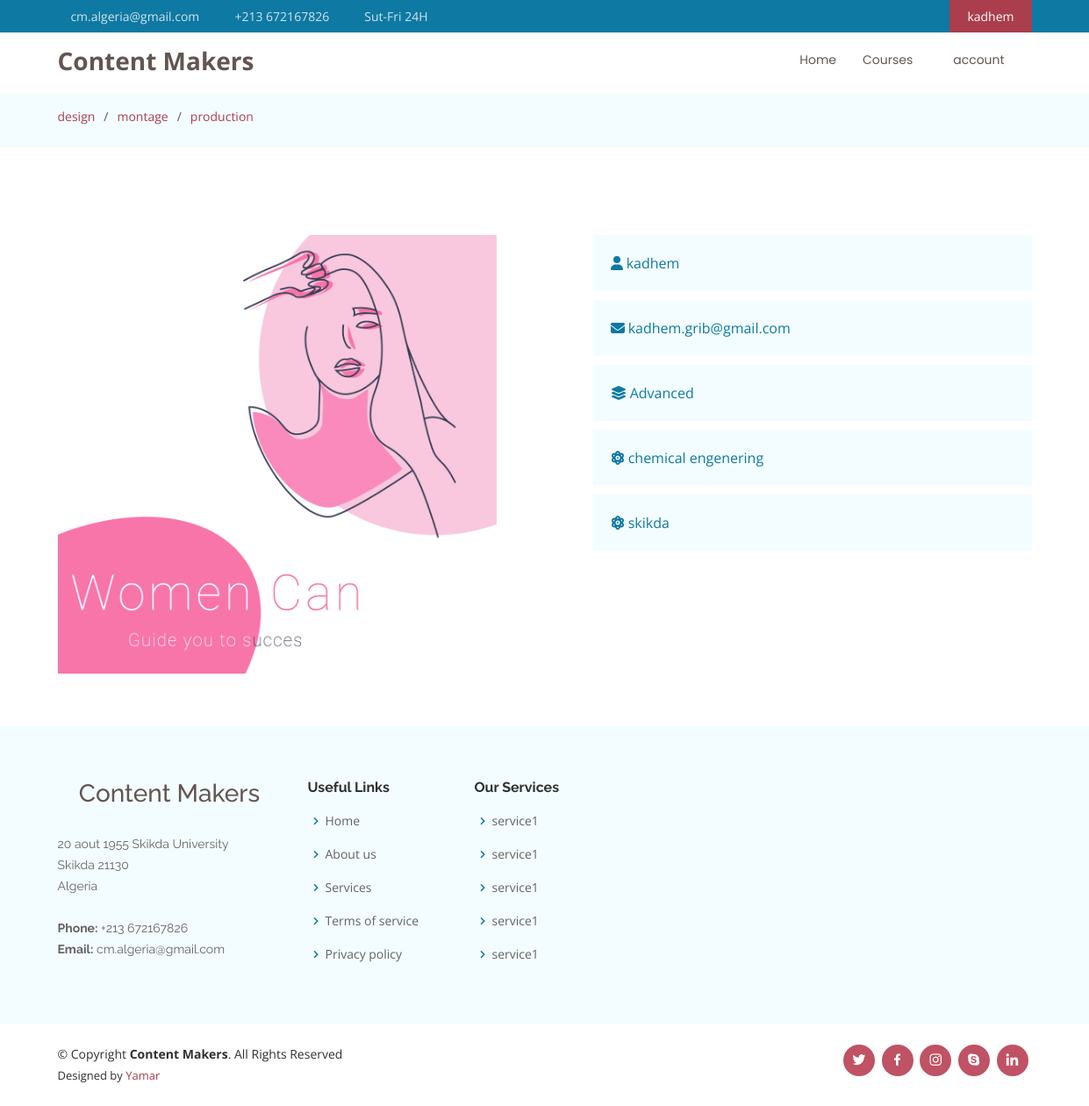
The page /manage/profile/ (signed in) on the database its author committed.
### accounts/models.py (models this page shows, shortened)
class User(AbstractUser):
	is_student = models.BooleanField(default=False)
	is_organizer = models.BooleanField(default=False)
	location = models.ForeignKey(Location , on_delete = models.CASCADE , null=True)

class Student(models.Model):
	LEVELS = [
    ('Beginner', 'Beginner'),
    ('Advanced', 'Advanced'),
    ('Profissional', 'Profissional'),
    ]
	user = models.OneToOneField(User , on_delete=models.CASCADE)
	domain = models.CharField(max_length=70 , null=True)
	level = models.CharField(max_length=70 , choices=LEVELS, default='Beginner')
	profile_image = models.ImageField(upload_to = imageupload , null=True)

class Location(models.Model):
	title = models.CharField(max_length=70 , unique=True)
	def __str__(self):
		return self.title

### courses/models.py (models this page shows, shortened)
class Categorie(models.Model):
	creator = models.ForeignKey(User , on_delete = models.CASCADE)
	title = models.CharField(max_length=60)
	slug = models.SlugField(max_length=70 , null=True , blank=True)
	created_at = models.DateTimeField(auto_now=True)
	update_at = models.DateTimeField(auto_now_add=True)

### courses/views.py (the view)
# urls.py: path('profile/', views.userprofile , name='userprofile'),
@login_required
@student_required
def userprofile(request):
    categories  = Categorie.objects.all()
    student = Student.objects.get(user = request.user)
    context = {
    'student' : student ,
    'categories': categories ,
    }
    return render(request , 'profile.html' , context)

### courses/templates/profile.html (shortened to what this page needs)
{% extends 'header.html' %}
{% load static %}
{% block navbar %}
            <li class="drop-down"><a href="">Courses</a>
            </li>
{% endblock navbar %}
{% block content %}
      	{% block nav %}
      	    <section id="breadcrumbs" class="breadcrumbs">
		      <div class="container">
		        <ol>
		        	{% for categorie in categories %}
		          		<li><a href="{% url 'courses' categorie.slug %}">{{categorie.title}}</a></li>
		          	{% endfor %}
		        </ol>
		      </div>
		    </section>
      	{% endblock nav %}
    {% block head-content %}
    <section>
    	<div class="container">
    		<div class="row">
    			<div class="col-lg-6 prfl-cont">
    				<img src="{{student.profile_image.url}}" class="testimonial-img prfl-img" alt="" data-aos="fade-up" width="500" height="500">
    			</div>
	    		<div class="col-lg-6" id="profile-cont">
	    			<ul style="list-style:none;" class="pro-list">
	    				<li data-aos="fade-up"><i class="fas fa-user"></i> {{student.user.username}}</li>
	    				<li data-aos="fade-up"><i class="fas fa-envelope"></i> {{student.user.email}}</li>
	    				<li data-aos="fade-up"><i class="fas fa-layer-group"></i> {{student.level}}</li>
	    				<li data-aos="fade-up"><i class="fas fa-atom"></i> {{student.domain}}</li>
	    				<li data-aos="fade-up"><i class="fas fa-atom"></i> {{student.user.location}}</li>
	    			</ul>
	    			<br>
	    		</div>
	    	</div>
    	</div>
    </section>
    {% endblock head-content %}
{% endblock%}

### templates/base.html (shortened to what this page needs)
{% load static %}
<!DOCTYPE html>
<html lang="en">
<head>
  <link href="{% static 'assets/vendor/bootstrap/css/bootstrap.min.css' %}" rel="stylesheet">
  <link href="{% static 'assets/vendor/icofont/icofont.min.css' %}" rel="stylesheet">
  <link href="{% static 'assets/vendor/boxicons/css/boxicons.min.css' %}" rel="stylesheet">
  <link href="{% static 'assets/vendor/venobox/venobox.css' %}" rel="stylesheet">
  <link href="{% static 'assets/vendor/owl.carousel/assets/owl.carousel.min.css' %}" rel="stylesheet">
  <link href="{% static 'assets/vendor/aos/aos.css' %}" rel="stylesheet">
  <link href="{% static 'fontawesome_free/css/all.min.css' %}" rel="stylesheet" type="text/css">
  <link href="{% static 'assets/css/custom.css' %}" rel="stylesheet">
  <link href="{% static 'assets/css/style.css' %}" rel="stylesheet">
</head>
<body>
  <section id="topbar" class="d-none d-lg-block">
    <div class="container d-flex">
      <div class="contact-info mr-auto">
        <ul>
          <li><i class="icofont-envelope"></i><a href="mailto:contact@example.com">cm.algeria@gmail.com</a></li>
          <li><i class="icofont-phone"></i> +213 672167826</li>
          <li><i class="icofont-clock-time icofont-flip-horizontal"></i> Sut-Fri 24H</li>
        </ul>
      </div>
      <div class="cta">
        {% if request.user.is_authenticated %}
          {% if request.user.is_student == True %}
            <a href="{% url 'userprofile' %}" class="scrollto">{{request.user.username}}</a>
          {% else %}
            <a href="{% url 'manage' %}" class="scrollto">{{request.user.username}}</a>
          {% endif %}
        {% else%}
          <a href="{% url 'signup' %}" class="scrollto">Get Started</a>
        {% endif %}
      </div>
    </div>
  </section>
  <header id="header">
    <div class="container d-flex">
      <div class="logo mr-auto">
        <h1 class="text-light"><a href="{% url 'home' %}"><span>Content Makers</span></a></h1>
      </div>
      <nav class="nav-menu d-none d-lg-block">
        <ul>
          <li><a href="{% url 'home' %}">Home</a></li>
          {% block navbar %}
          {% endblock navbar %}
        {% if request.user.is_authenticated %}
          {% if request.user.is_student == True %}
            <li class="drop-down"><a href="">account</a>
            </li>
          {% endif %}
        {% else%}
          <li><a href="{% url 'loginPage' %}">Login</a></li>
        {% endif %}
        </ul>
      </nav>
    </div>
  </header>
  {% block content %}
  {% endblock %}
  <footer id="footer">
    <div class="footer-top">
      <div class="container">
        <div class="row">
          <div class="col-lg-3 col-md-6 footer-contact">
            <h3>Content Makers</h3>
            <p>
              20 aout 1955 Skikda University <br>
              Skikda 21130<br>
              Algeria <br><br>
              <strong>Phone:</strong> +213 672167826<br>
              <strong>Email:</strong> cm.algeria@gmail.com<br>
            </p>
          </div>
          <div class="col-lg-2 col-md-6 footer-links">
            <h4>Useful Links</h4>
            <ul>
              <li><i class="bx bx-chevron-right"></i> <a href="#">Home</a></li>
              <li><i class="bx bx-chevron-right"></i> <a href="#">About us</a></li>
              <li><i class="bx bx-chevron-right"></i> <a href="#">Services</a></li>
              <li><i class="bx bx-chevron-right"></i> <a href="#">Terms of service</a></li>
              <li><i class="bx bx-chevron-right"></i> <a href="#">Privacy policy</a></li>
            </ul>
          </div>
          <div class="col-lg-3 col-md-6 footer-links">
            <h4>Our Services</h4>
            <ul>
              <li><i class="bx bx-chevron-right"></i> <a href="#">service1</a></li>
              <li><i class="bx bx-chevron-right"></i> <a href="#">service1</a></li>
              <li><i class="bx bx-chevron-right"></i> <a href="#">service1</a></li>
              <li><i class="bx bx-chevron-right"></i> <a href="#">service1</a></li>
              <li><i class="bx bx-chevron-right"></i> <a href="#">service1</a></li>
            </ul>
          </div>
        </div>
      </div>
    </div>
    <div class="container d-lg-flex py-4">
      <div class="mr-lg-auto text-center text-lg-left">
        <div class="copyright">
          &copy; Copyright <strong><span>Content Makers</span></strong>. All Rights Reserved
        </div>
        <div class="credits">
          Designed by <a href="#">Yamar</a>
        </div>
      </div>
      <div class="social-links text-center text-lg-right pt-3 pt-lg-0">
        <a href="#" class="twitter"><i class="bx bxl-twitter"></i></a>
        <a href="#" class="facebook"><i class="bx bxl-facebook"></i></a>
        <a href="#" class="instagram"><i class="bx bxl-instagram"></i></a>
        <a href="#" class="google-plus"><i class="bx bxl-skype"></i></a>
        <a href="#" class="linkedin"><i class="bx bxl-linkedin"></i></a>
      </div>
    </div>
  </footer>
</body>
</html>

### static/assets/css/custom.css (style rules this page uses)
#profile-cont li { padding:20px; background-color: #f3fdff; margin-bottom: 10px; color: #0e79a2; }
h3 { padding-bottom: 20px; text-align: center; color: #635551; rgb(1-255 , x , z) rgba(1-255 , x , z , 0-1) }

### static/assets/css/style.css (style rules this page uses)
body { font-family: "Open Sans", sans-serif; color: #313030; }
a { color: #ab3e4d; }
h1, h2, h3, h4, h5, h6 { font-family: "Raleway", sans-serif; }
#topbar { background: #0e79a2; font-size: 14px; padding: 0; color: rgba(255, 255, 255, 0.8); }
#topbar .contact-info ul { padding: 0; margin: 0; list-style: none; }
#topbar .contact-info li { display: inline-block; padding: 8px 0; }
#topbar .contact-info li + li { margin-left: 18px; }
#topbar .contact-info a { color: rgba(255, 255, 255, 0.8); transition: 0.3s; }
#topbar .contact-info i { color: #ab3e4d; padding-right: 4px; }
#topbar .cta a { color: #fff; background: #ab3e4d; padding: 8px 20px; display: inline-block; transition: 0.3s; }
#header { height: 70px; transition: all 0.5s; z-index: 997; transition: all 0.5s; padding: 10px 0; background: #fff; }
#header .logo h1 { font-size: 28px; margin: 0; padding: 8px 0; line-height: 1; font-weight: 700; font-family: "Open Sans", sans-serif; }
#header .logo h1 a, #header .logo h1 a:hover { color: #635551; text-decoration: none; }
.nav-menu, .nav-menu * { margin: 0; padding: 0; list-style: none; }
.nav-menu > ul > li { position: relative; white-space: nowrap; float: left; }
.nav-menu a { display: block; position: relative; color: #635551; padding: 11px 15px; transition: 0.3s; font-size: 14px; font-family: "Poppins", sans-serif; }
.nav-menu .drop-down > a:after { content: "\ea99"; font-family: IcoFont; padding-left: 5px; }
.mobile-nav { position: fixed; top: 55px; right: 15px; bottom: 15px; left: 15px; z-index: 9999; overflow-y: auto; background: #fff; transition: ease-in-out 0.2s; opacity: 0; visibility: hidden; border-radius: 10px; padding: 10px 0; }
.mobile-nav * { margin: 0; padding: 0; list-style: none; }
.mobile-nav a { display: block; position: relative; color: #473d3a; padding: 10px 20px; font-weight: 500; outline: none; }
.mobile-nav .drop-down > a:after { content: "\ea99"; font-family: IcoFont; padding-left: 10px; position: absolute; right: 15px; }
.mobile-nav .drop-down > a { padding-right: 35px; }
section { padding: 60px 0; overflow: hidden; }
.breadcrumbs { padding: 15px 0; background: #f3fdff; margin-bottom: 40px; }
.breadcrumbs ol { display: flex; flex-wrap: wrap; list-style: none; padding: 0 0 10px 0; margin: 0; font-size: 14px; }
.breadcrumbs ol li + li { padding-left: 10px; }
.breadcrumbs ol li + li::before { display: inline-block; padding-right: 10px; color: #635551; content: "/"; }
#footer { color: #313030; font-size: 14px; background: #fff; }
#footer .footer-top { padding: 60px 0 30px 0; background: #f3fdff; }
#footer .footer-top .footer-contact { margin-bottom: 30px; }
#footer .footer-top .footer-contact p { font-size: 14px; line-height: 24px; margin-bottom: 0; font-family: "Raleway", sans-serif; color: #656262; }
#footer .footer-top h4 { font-size: 16px; font-weight: bold; color: #313030; position: relative; padding-bottom: 12px; }
#footer .footer-top .footer-links { margin-bottom: 30px; }
#footer .footer-top .footer-links ul { list-style: none; padding: 0; margin: 0; }
#footer .footer-top .footer-links ul i { padding-right: 2px; color: #0e79a2; font-size: 18px; line-height: 1; }
#footer .footer-top .footer-links ul li { padding: 10px 0; display: flex; align-items: center; }
#footer .footer-top .footer-links ul li:first-child { padding-top: 0; }
#footer .footer-top .footer-links ul a { color: #656262; transition: 0.3s; display: inline-block; line-height: 1; }
#footer .credits { padding-top: 5px; font-size: 13px; color: #313030; }
#footer .social-links a { font-size: 18px; display: inline-block; background: #bf5264; color: #fff; line-height: 1; padding: 8px 0; margin-right: 4px; border-radius: 50%; text-align: center; width: 36px; height: 36px; transition: 0.3s; }

### rows shown on the page
User: user.username "kadhem"
Categorie: title "design"
Categorie: title "montage"
Categorie: title "production"
Student: profile_image (picture), user.username "kadhem", user.email "kadhem.grib@gmail.com", level "Advanced", domain "chemical engenering", user.location "skikda"
